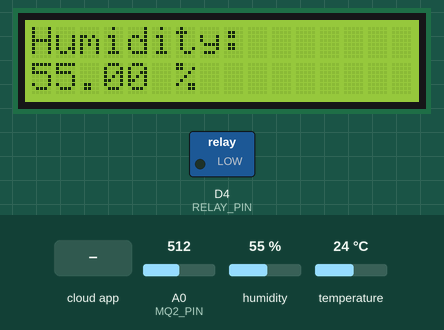
Recording of a sketch running on a simulated ESP8266 (NodeMCU). Shown: 16×2 character LCD, switched loads named in the sketch (green lamp = pin HIGH). The inputs (shaded band) are chosen by the test bench; at power-on: humidity 55 %, A0 (MQ2_PIN) = 512, temperature 24 °C. WiFi joins after 1.5 s; servers stay silent unless stated; the Firebase database answers and starts empty; what the sketch prints to the serial monitor is not drawn.

Above: at 2.8 s.
2.9 s: humidity set to 22 %
At 13.8 s:
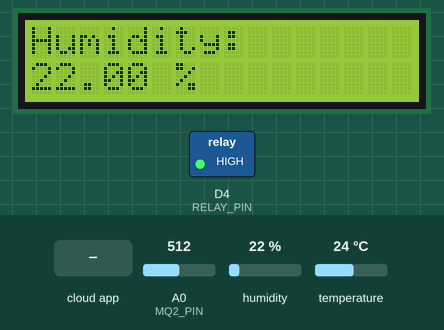
14.6 s: A0 (MQ2_PIN) set to 716
At 18.1 s:
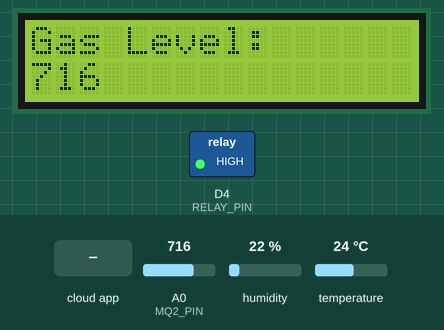
21.9 s: the phone or cloud app sets Humidity to 0
At 25.4 s:
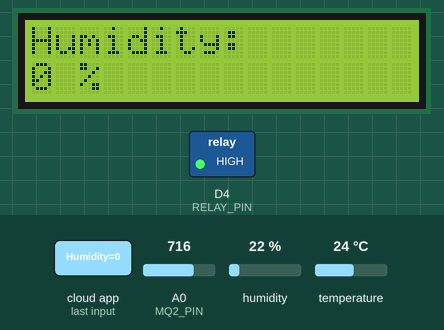
29.2 s: the phone or cloud app sets Gas to 0
At 39.0 s:
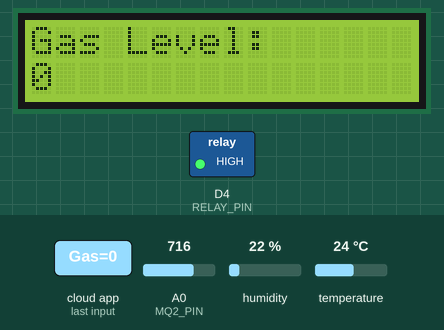
40.1 s: the phone or cloud app sets LCD to 1
At 43.3 s:
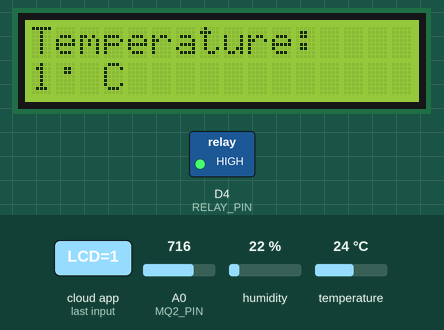
47.4 s: the phone or cloud app sets Humidity to 1
At 58.1 s:
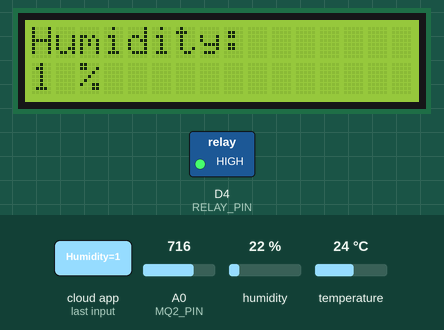
Timing chart, 0 to 59.3 s (numbered marks = the images above; inputs shaded):
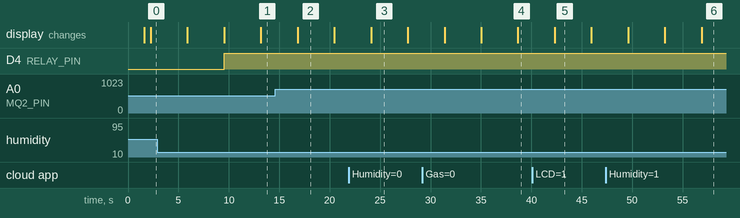

Measured:
- what the display in image 2 shows lasts 3.7 s, from 16.8 s to 20.5 s

The sketch:

smart_fidge_ready_final.ino
```cpp
#include <ESP8266WiFi.h>
#include <FirebaseESP8266.h>
#include "DHT.h"
#include <Wire.h>
#include <LiquidCrystal_I2C.h>

// WiFi setup
#define WIFI_SSID "Felix"  // Change to your Wi-Fi SSID
#define WIFI_PASSWORD "sayantan"  // Change to your Wi-Fi password

// DHT11 Sensor setup
#define DHTPIN D5
#define DHTTYPE DHT11
DHT dht(DHTPIN, DHTTYPE);

// MQ2 Gas Sensor setup
#define MQ2_PIN A0  // MQ2 sensor connected to analog pin A0

// Relay setup
#define RELAY_PIN D4  // Relay connected to digital pin D6

// Firebase setup
FirebaseData firebaseData;
FirebaseConfig firebaseConfig;
FirebaseAuth firebaseAuth;

// LCD setup
LiquidCrystal_I2C lcd(0x27, 16, 2);  // Set the LCD address to 0x27 for a 16 chars and 2-line display

// Variables for LCD display update timing
unsigned long lastUpdate = 0;
int displayState = 0;  // 0: Temperature, 1: Humidity, 2: Gas

void setup() {
  Serial.begin(115200);

  // Initialize DHT sensor
  dht.begin();

  // Initialize relay pin
  pinMode(RELAY_PIN, OUTPUT);
  digitalWrite(RELAY_PIN, LOW);  // Set relay to off by default

  // Connect to Wi-Fi
  WiFi.begin(WIFI_SSID, WIFI_PASSWORD);
  Serial.print("Connecting to ");
  Serial.print(WIFI_SSID);
  while (WiFi.status() != WL_CONNECTED) {
    Serial.print(".");
    delay(500);
  }
  Serial.println();
  Serial.print("Connected to Wi-Fi. IP Address: ");
  Serial.println(WiFi.localIP());

  // Setup Firebase
  firebaseConfig.host = "iembotics-default-rtdb.firebaseio.com";  // Replace with your Firebase project URL
  firebaseConfig.signer.tokens.legacy_token = "jLUqSu7FodpwQBXMK7xaF8bcOZvkPKNZ2JigNoWa";  // Replace with Firebase database secret
  Firebase.begin(&firebaseConfig, &firebaseAuth);
  Firebase.reconnectWiFi(true);

  // Initialize I2C LCD
  Wire.begin(D2, D1);  // SDA = D2 (GPIO4), SCL = D1 (GPIO5)
  lcd.begin(16, 2);
  lcd.backlight();
  lcd.setCursor(0, 0);
  lcd.print("Connecting WiFi");

  // Show Wi-Fi connection success on LCD
  lcd.clear();
  lcd.setCursor(0, 0);
  lcd.print("WiFi connected");

  // Define degree symbol (°)
  byte degreeSymbol[8] = {
    0b00000,
    0b00110,
    0b00110,
    0b00000,
    0b00000,
    0b00000,
    0b00000,
    0b00000
  };
  lcd.createChar(0, degreeSymbol);  // Create the degree symbol as character 0
}

void loop() {
  // 1. Sensor Reading and Data Sending to Firebase

  float humidity = dht.readHumidity();
  float temperature = dht.readTemperature();
  int gasValue = analogRead(MQ2_PIN);

  if (isnan(humidity) || isnan(temperature)) {
    Serial.println("Failed to read from DHT sensor!");
    return;
  }

  // Print sensor readings to Serial
  Serial.print("Humidity: ");
  Serial.print(humidity);
  Serial.print("%  Temperature: ");
  Serial.print(temperature);
  Serial.print("°C  Gas Sensor Value: ");
  Serial.println(gasValue);

  // Send data to Firebase
  if (Firebase.setFloat(firebaseData, "/Temp", temperature)) {
    Serial.println("Temperature data sent successfully");
  } else {
    Serial.println("Failed to send temperature data");
    Serial.println(firebaseData.errorReason());
  }

  if (Firebase.setFloat(firebaseData, "/Humidity", humidity)) {
    Serial.println("Humidity data sent successfully");
  } else {
    Serial.println("Failed to send humidity data");
    Serial.println(firebaseData.errorReason());
  }

  if (Firebase.setInt(firebaseData, "/Gas", gasValue)) {
    Serial.println("Gas sensor data sent successfully");
  } else {
    Serial.println("Failed to send gas sensor data");
    Serial.println(firebaseData.errorReason());
  }

  // 2. Fetch Data from Firebase and Display on LCD

  unsigned long currentTime = millis();
  if (currentTime - lastUpdate >= 2000) {  // Update LCD every 2 seconds
    lastUpdate = currentTime;
    displayState = (displayState + 1) % 3;  // Cycle through 0: Temp, 1: Humidity, 2: Gas

    if (displayState == 0) {
      // Fetch and display temperature
      if (Firebase.get(firebaseData, "/FirebaseOK/LCD")) {
        lcd.clear();
        lcd.setCursor(0, 0);
        lcd.print("Temperature:");
        lcd.setCursor(0, 1);
        String tempStr = firebaseData.stringData();  // Fetch temperature as a string
        lcd.print(tempStr); // Display string on LCD
        lcd.write((byte)0); // Display degree symbol
        lcd.print(" C");
        Serial.println("Temperature displayed on LCD.");

        // Convert string to integer
        int tempValue = tempStr.toInt();

        // Control the relay based on temperature value
        if (tempValue < 20) {
          digitalWrite(RELAY_PIN, HIGH);  // Turn on the relay
          Serial.println("Relay ON");
        } else {
          digitalWrite(RELAY_PIN, LOW);   // Turn off the relay
          Serial.println("Relay OFF");
        }
      } else {
        displayError();
      }
    } else if (displayState == 1) {
      // Fetch and display humidity
      if (Firebase.get(firebaseData, "/Humidity")) {
        lcd.clear();
        lcd.setCursor(0, 0);
        lcd.print("Humidity:");
        lcd.setCursor(0, 1);
        lcd.print(firebaseData.stringData()); // Use stringData() for generic data type
        lcd.print(" %");
        Serial.println("Humidity displayed on LCD.");
      } else {
        displayError();
      }
    } else if (displayState == 2) {
      // Fetch and display gas level
      if (Firebase.get(firebaseData, "/Gas")) {
        lcd.clear();
        lcd.setCursor(0, 0);
        lcd.print("Gas Level:");
        lcd.setCursor(0, 1);
        lcd.print(firebaseData.stringData()); // Use stringData() for generic data type
        Serial.println("Gas level displayed on LCD.");
      } else {
        displayError();
      }
    }
  }

  delay(3000);  // Delay before next sensor reading and data send
}

// Function to display Firebase fetch error
void displayError() {
  Serial.print("Failed to get data: ");
  Serial.println(firebaseData.errorReason());

  lcd.clear();
  lcd.setCursor(0, 0);
  lcd.print("Firebase Error");
}
```
